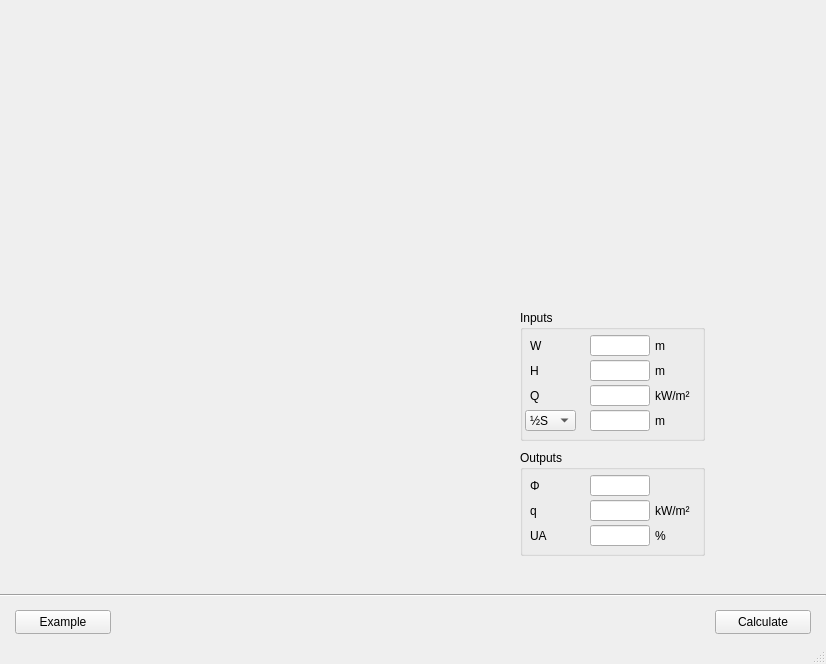
<?xml version="1.0" encoding="UTF-8"?>
<ui version="4.0">
 <class>MainWindow</class>
 <widget class="QMainWindow" name="MainWindow">
  <property name="geometry">
   <rect>
    <x>0</x>
    <y>0</y>
    <width>826</width>
    <height>664</height>
   </rect>
  </property>
  <property name="sizePolicy">
   <sizepolicy hsizetype="Fixed" vsizetype="Fixed">
    <horstretch>0</horstretch>
    <verstretch>0</verstretch>
   </sizepolicy>
  </property>
  <property name="windowTitle">
   <string>MainWindow</string>
  </property>
  <widget class="QWidget" name="centralwidget">
   <widget class="QPushButton" name="pushButton_calculate">
    <property name="geometry">
     <rect>
      <x>715</x>
      <y>610</y>
      <width>96</width>
      <height>24</height>
     </rect>
    </property>
    <property name="text">
     <string>Calculate</string>
    </property>
   </widget>
   <widget class="Line" name="line">
    <property name="geometry">
     <rect>
      <x>0</x>
      <y>585</y>
      <width>826</width>
      <height>21</height>
     </rect>
    </property>
    <property name="orientation">
     <enum>Qt::Horizontal</enum>
    </property>
   </widget>
   <widget class="QPushButton" name="pushButton_test">
    <property name="geometry">
     <rect>
      <x>15</x>
      <y>610</y>
      <width>96</width>
      <height>24</height>
     </rect>
    </property>
    <property name="toolTip">
     <string>To generate example input parameters.</string>
    </property>
    <property name="statusTip">
     <string>To generate example input parameters.</string>
    </property>
    <property name="text">
     <string>Example</string>
    </property>
   </widget>
   <widget class="QLabel" name="label">
    <property name="geometry">
     <rect>
      <x>15</x>
      <y>15</y>
      <width>796</width>
      <height>566</height>
     </rect>
    </property>
    <property name="text">
     <string/>
    </property>
    <property name="pixmap">
     <pixmap>../images/0401_parallel_simple_794_560.png</pixmap>
    </property>
   </widget>
   <widget class="QGroupBox" name="groupBox_in">
    <property name="enabled">
     <bool>true</bool>
    </property>
    <property name="geometry">
     <rect>
      <x>520</x>
      <y>310</y>
      <width>185</width>
      <height>131</height>
     </rect>
    </property>
    <property name="title">
     <string>Inputs</string>
    </property>
    <widget class="QLabel" name="label_unit_S_or_UA">
     <property name="geometry">
      <rect>
       <x>135</x>
       <y>100</y>
       <width>40</width>
       <height>21</height>
      </rect>
     </property>
     <property name="minimumSize">
      <size>
       <width>0</width>
       <height>0</height>
      </size>
     </property>
     <property name="maximumSize">
      <size>
       <width>16777215</width>
       <height>16777215</height>
      </size>
     </property>
     <property name="text">
      <string>m</string>
     </property>
    </widget>
    <widget class="QLabel" name="label_34">
     <property name="geometry">
      <rect>
       <x>135</x>
       <y>75</y>
       <width>40</width>
       <height>21</height>
      </rect>
     </property>
     <property name="minimumSize">
      <size>
       <width>0</width>
       <height>0</height>
      </size>
     </property>
     <property name="maximumSize">
      <size>
       <width>16777215</width>
       <height>16777215</height>
      </size>
     </property>
     <property name="text">
      <string>kW/m²</string>
     </property>
    </widget>
    <widget class="QLabel" name="label_33">
     <property name="geometry">
      <rect>
       <x>135</x>
       <y>50</y>
       <width>40</width>
       <height>21</height>
      </rect>
     </property>
     <property name="minimumSize">
      <size>
       <width>0</width>
       <height>0</height>
      </size>
     </property>
     <property name="maximumSize">
      <size>
       <width>16777215</width>
       <height>16777215</height>
      </size>
     </property>
     <property name="text">
      <string>m</string>
     </property>
    </widget>
    <widget class="QLabel" name="label_32">
     <property name="geometry">
      <rect>
       <x>135</x>
       <y>25</y>
       <width>40</width>
       <height>21</height>
      </rect>
     </property>
     <property name="minimumSize">
      <size>
       <width>0</width>
       <height>0</height>
      </size>
     </property>
     <property name="maximumSize">
      <size>
       <width>16777215</width>
       <height>16777215</height>
      </size>
     </property>
     <property name="text">
      <string>m</string>
     </property>
    </widget>
    <widget class="QLineEdit" name="lineEdit_W">
     <property name="geometry">
      <rect>
       <x>70</x>
       <y>25</y>
       <width>60</width>
       <height>21</height>
      </rect>
     </property>
     <property name="sizePolicy">
      <sizepolicy hsizetype="Fixed" vsizetype="Fixed">
       <horstretch>0</horstretch>
       <verstretch>0</verstretch>
      </sizepolicy>
     </property>
     <property name="minimumSize">
      <size>
       <width>0</width>
       <height>0</height>
      </size>
     </property>
     <property name="maximumSize">
      <size>
       <width>60</width>
       <height>16777215</height>
      </size>
     </property>
     <property name="baseSize">
      <size>
       <width>0</width>
       <height>0</height>
      </size>
     </property>
     <property name="mouseTracking">
      <bool>true</bool>
     </property>
     <property name="toolTip">
      <string>Positive float.</string>
     </property>
     <property name="statusTip">
      <string>Positive float.</string>
     </property>
    </widget>
    <widget class="QLineEdit" name="lineEdit_H">
     <property name="geometry">
      <rect>
       <x>70</x>
       <y>50</y>
       <width>60</width>
       <height>21</height>
      </rect>
     </property>
     <property name="sizePolicy">
      <sizepolicy hsizetype="Fixed" vsizetype="Fixed">
       <horstretch>0</horstretch>
       <verstretch>0</verstretch>
      </sizepolicy>
     </property>
     <property name="minimumSize">
      <size>
       <width>0</width>
       <height>0</height>
      </size>
     </property>
     <property name="maximumSize">
      <size>
       <width>60</width>
       <height>16777215</height>
      </size>
     </property>
     <property name="baseSize">
      <size>
       <width>0</width>
       <height>0</height>
      </size>
     </property>
     <property name="toolTip">
      <string>Positive float.</string>
     </property>
     <property name="statusTip">
      <string>Positive float.</string>
     </property>
    </widget>
    <widget class="QLineEdit" name="lineEdit_S_or_UA">
     <property name="geometry">
      <rect>
       <x>70</x>
       <y>100</y>
       <width>60</width>
       <height>21</height>
      </rect>
     </property>
     <property name="sizePolicy">
      <sizepolicy hsizetype="Fixed" vsizetype="Fixed">
       <horstretch>0</horstretch>
       <verstretch>0</verstretch>
      </sizepolicy>
     </property>
     <property name="minimumSize">
      <size>
       <width>0</width>
       <height>0</height>
      </size>
     </property>
     <property name="maximumSize">
      <size>
       <width>60</width>
       <height>16777215</height>
      </size>
     </property>
     <property name="baseSize">
      <size>
       <width>0</width>
       <height>0</height>
      </size>
     </property>
     <property name="toolTip">
      <string>Positive float.</string>
     </property>
     <property name="statusTip">
      <string>Positive float.</string>
     </property>
    </widget>
    <widget class="QLineEdit" name="lineEdit_Q">
     <property name="geometry">
      <rect>
       <x>70</x>
       <y>75</y>
       <width>60</width>
       <height>21</height>
      </rect>
     </property>
     <property name="sizePolicy">
      <sizepolicy hsizetype="Fixed" vsizetype="Fixed">
       <horstretch>0</horstretch>
       <verstretch>0</verstretch>
      </sizepolicy>
     </property>
     <property name="minimumSize">
      <size>
       <width>0</width>
       <height>0</height>
      </size>
     </property>
     <property name="maximumSize">
      <size>
       <width>60</width>
       <height>16777215</height>
      </size>
     </property>
     <property name="baseSize">
      <size>
       <width>0</width>
       <height>0</height>
      </size>
     </property>
     <property name="toolTip">
      <string>Positive float.</string>
     </property>
     <property name="statusTip">
      <string>Positive float.</string>
     </property>
    </widget>
    <widget class="QComboBox" name="comboBox_S_or_UA">
     <property name="geometry">
      <rect>
       <x>5</x>
       <y>100</y>
       <width>51</width>
       <height>21</height>
      </rect>
     </property>
     <property name="sizePolicy">
      <sizepolicy hsizetype="Preferred" vsizetype="Preferred">
       <horstretch>0</horstretch>
       <verstretch>0</verstretch>
      </sizepolicy>
     </property>
     <property name="minimumSize">
      <size>
       <width>0</width>
       <height>0</height>
      </size>
     </property>
     <property name="maximumSize">
      <size>
       <width>80</width>
       <height>30</height>
      </size>
     </property>
     <property name="toolTip">
      <string>This should be dealt within gui logic</string>
     </property>
     <property name="statusTip">
      <string>This should be dealt within gui logic</string>
     </property>
     <item>
      <property name="text">
       <string>½S</string>
      </property>
     </item>
     <item>
      <property name="text">
       <string>UA</string>
      </property>
     </item>
    </widget>
    <widget class="QLabel" name="label_23">
     <property name="geometry">
      <rect>
       <x>10</x>
       <y>75</y>
       <width>43</width>
       <height>21</height>
      </rect>
     </property>
     <property name="sizePolicy">
      <sizepolicy hsizetype="Fixed" vsizetype="Fixed">
       <horstretch>0</horstretch>
       <verstretch>0</verstretch>
      </sizepolicy>
     </property>
     <property name="minimumSize">
      <size>
       <width>0</width>
       <height>0</height>
      </size>
     </property>
     <property name="maximumSize">
      <size>
       <width>50</width>
       <height>30</height>
      </size>
     </property>
     <property name="toolTip">
      <string>Emitter thermal heat flux.</string>
     </property>
     <property name="statusTip">
      <string>Emitter thermal heat flux.</string>
     </property>
     <property name="text">
      <string>Q</string>
     </property>
    </widget>
    <widget class="QLabel" name="label_26">
     <property name="geometry">
      <rect>
       <x>10</x>
       <y>50</y>
       <width>43</width>
       <height>21</height>
      </rect>
     </property>
     <property name="sizePolicy">
      <sizepolicy hsizetype="Fixed" vsizetype="Fixed">
       <horstretch>0</horstretch>
       <verstretch>0</verstretch>
      </sizepolicy>
     </property>
     <property name="minimumSize">
      <size>
       <width>0</width>
       <height>0</height>
      </size>
     </property>
     <property name="maximumSize">
      <size>
       <width>50</width>
       <height>30</height>
      </size>
     </property>
     <property name="toolTip">
      <string>Height of emitter.</string>
     </property>
     <property name="statusTip">
      <string>Height of emitter.</string>
     </property>
     <property name="text">
      <string>H</string>
     </property>
    </widget>
    <widget class="QLabel" name="label_30">
     <property name="geometry">
      <rect>
       <x>10</x>
       <y>25</y>
       <width>43</width>
       <height>21</height>
      </rect>
     </property>
     <property name="minimumSize">
      <size>
       <width>0</width>
       <height>0</height>
      </size>
     </property>
     <property name="maximumSize">
      <size>
       <width>50</width>
       <height>30</height>
      </size>
     </property>
     <property name="toolTip">
      <string>Width of emitter.</string>
     </property>
     <property name="statusTip">
      <string>Width of emitter.</string>
     </property>
     <property name="text">
      <string>W</string>
     </property>
    </widget>
   </widget>
   <widget class="QGroupBox" name="groupBox_out">
    <property name="geometry">
     <rect>
      <x>520</x>
      <y>450</y>
      <width>185</width>
      <height>106</height>
     </rect>
    </property>
    <property name="title">
     <string>Outputs</string>
    </property>
    <widget class="QLineEdit" name="lineEdit_out_Phi">
     <property name="geometry">
      <rect>
       <x>70</x>
       <y>25</y>
       <width>60</width>
       <height>21</height>
      </rect>
     </property>
     <property name="sizePolicy">
      <sizepolicy hsizetype="Fixed" vsizetype="Fixed">
       <horstretch>0</horstretch>
       <verstretch>0</verstretch>
      </sizepolicy>
     </property>
     <property name="minimumSize">
      <size>
       <width>0</width>
       <height>0</height>
      </size>
     </property>
     <property name="maximumSize">
      <size>
       <width>60</width>
       <height>16777215</height>
      </size>
     </property>
     <property name="toolTip">
      <string/>
     </property>
    </widget>
    <widget class="QLineEdit" name="lineEdit_out_q">
     <property name="geometry">
      <rect>
       <x>70</x>
       <y>50</y>
       <width>60</width>
       <height>21</height>
      </rect>
     </property>
     <property name="sizePolicy">
      <sizepolicy hsizetype="Fixed" vsizetype="Fixed">
       <horstretch>0</horstretch>
       <verstretch>0</verstretch>
      </sizepolicy>
     </property>
     <property name="minimumSize">
      <size>
       <width>0</width>
       <height>0</height>
      </size>
     </property>
     <property name="maximumSize">
      <size>
       <width>60</width>
       <height>16777215</height>
      </size>
     </property>
    </widget>
    <widget class="QLineEdit" name="lineEdit_out_S_or_UA">
     <property name="geometry">
      <rect>
       <x>70</x>
       <y>75</y>
       <width>60</width>
       <height>21</height>
      </rect>
     </property>
     <property name="sizePolicy">
      <sizepolicy hsizetype="Fixed" vsizetype="Fixed">
       <horstretch>0</horstretch>
       <verstretch>0</verstretch>
      </sizepolicy>
     </property>
     <property name="minimumSize">
      <size>
       <width>0</width>
       <height>0</height>
      </size>
     </property>
     <property name="maximumSize">
      <size>
       <width>60</width>
       <height>16777215</height>
      </size>
     </property>
    </widget>
    <widget class="QLabel" name="label_11">
     <property name="geometry">
      <rect>
       <x>10</x>
       <y>25</y>
       <width>40</width>
       <height>21</height>
      </rect>
     </property>
     <property name="sizePolicy">
      <sizepolicy hsizetype="Fixed" vsizetype="Fixed">
       <horstretch>0</horstretch>
       <verstretch>0</verstretch>
      </sizepolicy>
     </property>
     <property name="minimumSize">
      <size>
       <width>40</width>
       <height>0</height>
      </size>
     </property>
     <property name="maximumSize">
      <size>
       <width>40</width>
       <height>16777215</height>
      </size>
     </property>
     <property name="toolTip">
      <string>Solved view factor.</string>
     </property>
     <property name="statusTip">
      <string>Solved view factor.</string>
     </property>
     <property name="text">
      <string>Φ</string>
     </property>
    </widget>
    <widget class="QLabel" name="label_12">
     <property name="geometry">
      <rect>
       <x>10</x>
       <y>50</y>
       <width>40</width>
       <height>21</height>
      </rect>
     </property>
     <property name="sizePolicy">
      <sizepolicy hsizetype="Fixed" vsizetype="Fixed">
       <horstretch>0</horstretch>
       <verstretch>0</verstretch>
      </sizepolicy>
     </property>
     <property name="minimumSize">
      <size>
       <width>20</width>
       <height>0</height>
      </size>
     </property>
     <property name="maximumSize">
      <size>
       <width>40</width>
       <height>16777215</height>
      </size>
     </property>
     <property name="toolTip">
      <string>Solved heat flux at receiver surface when 100 % unprotected.</string>
     </property>
     <property name="statusTip">
      <string>Solved heat flux at receiver surface when 100 % unprotected.</string>
     </property>
     <property name="text">
      <string>q</string>
     </property>
    </widget>
    <widget class="QLabel" name="label_out_S_or_UA">
     <property name="geometry">
      <rect>
       <x>10</x>
       <y>75</y>
       <width>40</width>
       <height>21</height>
      </rect>
     </property>
     <property name="sizePolicy">
      <sizepolicy hsizetype="Fixed" vsizetype="Fixed">
       <horstretch>0</horstretch>
       <verstretch>0</verstretch>
      </sizepolicy>
     </property>
     <property name="minimumSize">
      <size>
       <width>20</width>
       <height>0</height>
      </size>
     </property>
     <property name="maximumSize">
      <size>
       <width>40</width>
       <height>16777215</height>
      </size>
     </property>
     <property name="toolTip">
      <string>Solved maximum permissible unprotected area.</string>
     </property>
     <property name="statusTip">
      <string>Solved maximum permissible unprotected area.</string>
     </property>
     <property name="text">
      <string>UA</string>
     </property>
    </widget>
    <widget class="QLabel" name="label_25">
     <property name="geometry">
      <rect>
       <x>135</x>
       <y>50</y>
       <width>40</width>
       <height>21</height>
      </rect>
     </property>
     <property name="text">
      <string>kW/m²</string>
     </property>
    </widget>
    <widget class="QLabel" name="label_out_unit_S_or_UA">
     <property name="geometry">
      <rect>
       <x>135</x>
       <y>75</y>
       <width>40</width>
       <height>21</height>
      </rect>
     </property>
     <property name="text">
      <string>%</string>
     </property>
    </widget>
   </widget>
   <zorder>label</zorder>
   <zorder>pushButton_calculate</zorder>
   <zorder>line</zorder>
   <zorder>pushButton_test</zorder>
   <zorder>groupBox_in</zorder>
   <zorder>groupBox_out</zorder>
  </widget>
  <widget class="QMenuBar" name="menubar">
   <property name="geometry">
    <rect>
     <x>0</x>
     <y>0</y>
     <width>826</width>
     <height>22</height>
    </rect>
   </property>
  </widget>
  <widget class="QStatusBar" name="statusbar"/>
 </widget>
 <tabstops>
  <tabstop>lineEdit_W</tabstop>
  <tabstop>lineEdit_H</tabstop>
  <tabstop>lineEdit_Q</tabstop>
  <tabstop>comboBox_S_or_UA</tabstop>
  <tabstop>lineEdit_S_or_UA</tabstop>
  <tabstop>lineEdit_out_Phi</tabstop>
  <tabstop>lineEdit_out_q</tabstop>
  <tabstop>lineEdit_out_S_or_UA</tabstop>
  <tabstop>pushButton_calculate</tabstop>
  <tabstop>pushButton_test</tabstop>
 </tabstops>
 <resources/>
 <connections/>
</ui>
